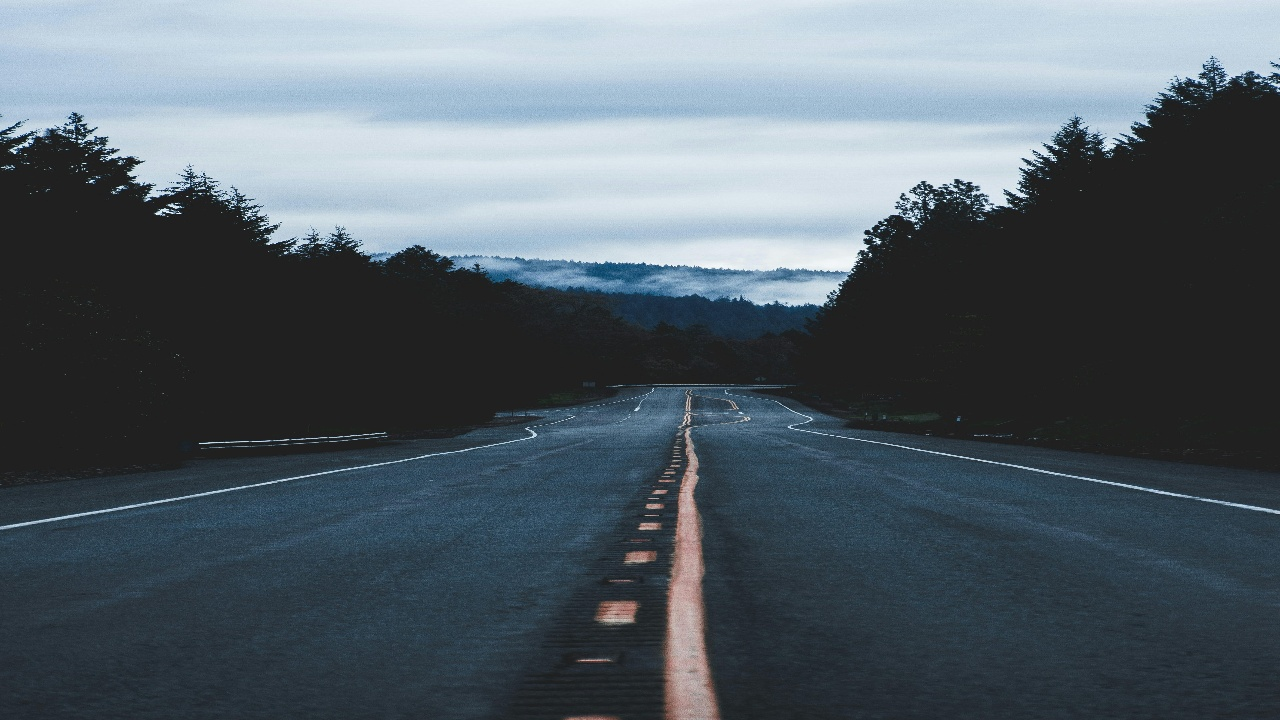
#> input picture input_images/road_01.jpg, 1280 x 720 px; its folder holds only this picture in this run
$ python gui_tuner.py
#> lines starting #> are read from the running program, lines starting #| are printed output that depends on the picture; after the words box and inside, x2 and y2 are one past the last pixel; in counts of white or black regions, pixels touching at a corner belong together
import cv2
import numpy as np
import os
from skimage.segmentation import slic
from skimage.util import img_as_float

# 讀取圖片
input_dir = "input_images"
image_files = sorted([f for f in os.listdir(input_dir) if f.endswith(".jpg")])
if not image_files:
    print("找不到圖片，請確認 input_images 資料夾內有 .jpg 檔案。")
    exit()

cv2.namedWindow('Tuning Parameter GUI', cv2.WINDOW_NORMAL)
cv2.resizeWindow('Tuning Parameter GUI', 600, 800)

def nothing(x):
    pass

# 建立滑桿 (Trackbars)
cv2.createTrackbar('Image_Idx', 'Tuning Parameter GUI', 0, len(image_files)-1, nothing)
cv2.createTrackbar('SLIC_N', 'Tuning Parameter GUI', 500, 1000, nothing)
cv2.createTrackbar('SLIC_Comp', 'Tuning Parameter GUI', 15, 50, nothing)

# HSV 範圍調整
cv2.createTrackbar('H_min', 'Tuning Parameter GUI', 0, 180, nothing)
cv2.createTrackbar('S_min', 'Tuning Parameter GUI', 0, 255, nothing)
cv2.createTrackbar('V_min', 'Tuning Parameter GUI', 40, 255, nothing)
cv2.createTrackbar('H_max', 'Tuning Parameter GUI', 180, 180, nothing)
cv2.createTrackbar('S_max', 'Tuning Parameter GUI', 45, 255, nothing)
cv2.createTrackbar('V_max', 'Tuning Parameter GUI', 170, 255, nothing)

# ROI 與投票門檻
cv2.createTrackbar('ROI_Top%', 'Tuning Parameter GUI', 50, 100, nothing)
cv2.createTrackbar('Vote_Ratio%', 'Tuning Parameter GUI', 30, 100, nothing)

last_idx = -1
last_slic_n = -1
last_slic_comp = -1
segments = None
image = None
rgb = None
hsv = None

print("========================================")
print("GUI 調參工具已啟動！")
print("請在跳出的視窗中拉動滑桿調整參數。")
print("為保證流暢度，預覽圖已縮小為 640x360。")
print("按下 'ESC' 鍵即可關閉視窗退出。")
print("========================================")

while True:
    idx = cv2.getTrackbarPos('Image_Idx', 'Tuning Parameter GUI')
    slic_n = cv2.getTrackbarPos('SLIC_N', 'Tuning Parameter GUI')
    slic_comp = cv2.getTrackbarPos('SLIC_Comp', 'Tuning Parameter GUI')

    # 避免 SLIC 參數為 0 導致報錯
    if slic_n < 10: slic_n = 10
    if slic_comp < 1: slic_comp = 1

    h_min = cv2.getTrackbarPos('H_min', 'Tuning Parameter GUI')
    s_min = cv2.getTrackbarPos('S_min', 'Tuning Parameter GUI')
    v_min = cv2.getTrackbarPos('V_min', 'Tuning Parameter GUI')
    h_max = cv2.getTrackbarPos('H_max', 'Tuning Parameter GUI')
    s_max = cv2.getTrackbarPos('S_max', 'Tuning Parameter GUI')
    v_max = cv2.getTrackbarPos('V_max', 'Tuning Parameter GUI')

    roi_top = cv2.getTrackbarPos('ROI_Top%', 'Tuning Parameter GUI') / 100.0
    vote_ratio = cv2.getTrackbarPos('Vote_Ratio%', 'Tuning Parameter GUI') / 100.0

    # 當切換圖片時，重新讀取圖片
    if idx != last_idx:
        img_path = os.path.join(input_dir, image_files[idx])
        original_image = cv2.imread(img_path)
#> original_image is the input picture: shape (720, 1280, 3); mean B, G, R 105.5, 97, 85.6
        # 縮小圖片一半以加快即時運算速度 (640x360)
        image = cv2.resize(original_image, (640, 360))

        # 這裡不套用 CLAHE，因為我們想直接透過 HSV 找到最真實的路面顏色
        rgb = cv2.cvtColor(image, cv2.COLOR_BGR2RGB)
        hsv = cv2.cvtColor(image, cv2.COLOR_BGR2HSV)
#> hsv: shape (360, 640, 3); mean H, S, V 77.3, 50.5, 106

        last_idx = idx
        last_slic_n = -1 # 強制重新計算 SLIC

    # 當 SLIC 參數改變時，重新計算 SLIC 分群 (這步較耗時)
    if slic_n != last_slic_n or slic_comp != last_slic_comp:
        img_float = img_as_float(rgb)
        segments = slic(img_float, n_segments=slic_n, compactness=slic_comp, sigma=1, start_label=1, channel_axis=2)
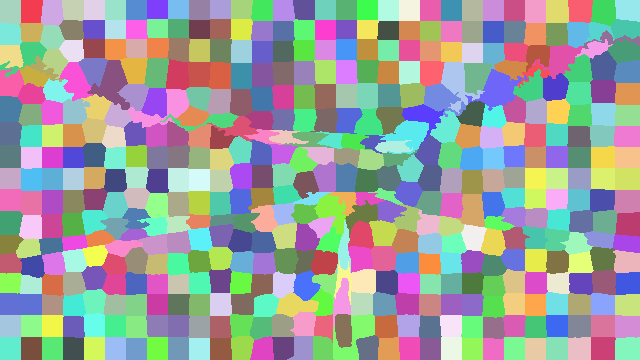
#> segments: shape (360, 640) int64; 489 distinct labels, from 1 to 489; one colour per label, 0 black
        last_slic_n = slic_n
        last_slic_comp = slic_comp

    h, w = image.shape[:2]

    # 1. HSV 遮罩 (原始過濾)
    lower = np.array([h_min, s_min, v_min])
    upper = np.array([h_max, s_max, v_max])
    color_mask = cv2.inRange(hsv, lower, upper)
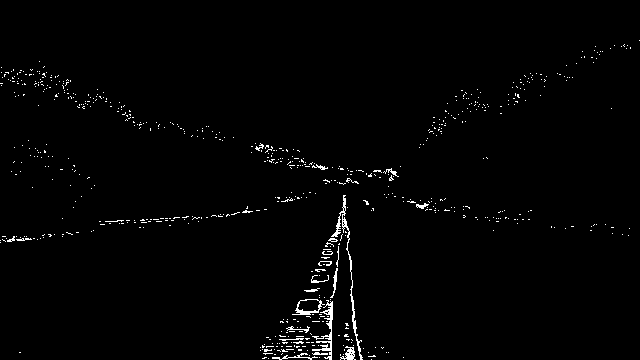
#> color_mask: shape (360, 640); 1.4% white in thin lines or dots, all inside (x1, y1, x2, y2) = (0, 40, 640, 360)

    # 2. ROI 空間遮罩 (切除上方天空與遠景)
    roi_mask = np.zeros((h, w), dtype=np.uint8)
    roi_mask[int(h * roi_top):, :] = 255
    color_mask = cv2.bitwise_and(color_mask, roi_mask)
#> color_mask: shape (360, 640); 1.1% white in thin lines or dots, all inside (x1, y1, x2, y2) = (0, 180, 630, 360)

    # 3. 超像素投票
    mask = np.zeros((h, w), dtype=np.uint8)
    for seg_val in np.unique(segments):
        region = (segments == seg_val)
        ratio = np.mean(color_mask[region] > 0)
        if ratio > vote_ratio:
            mask[region] = 255
#> this loop made 489 passes
#> ratio on passes 1 to 3: 0, 0, 0
#> pass 1, `region = (segments == seg_val)`:
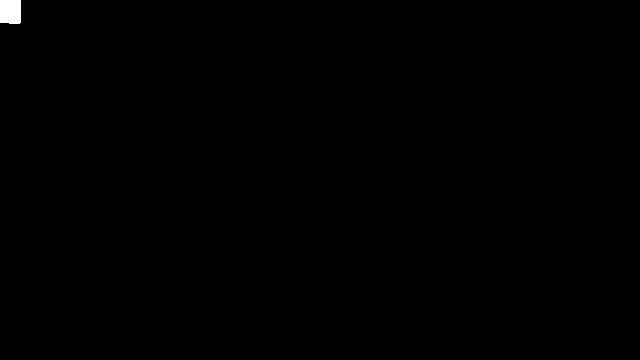
#> region: shape (360, 640) bool; 0.21% white; 1 white region, box (x1, y1, x2, y2) and area: (0, 0, 21, 24) 494
#> after the loop:
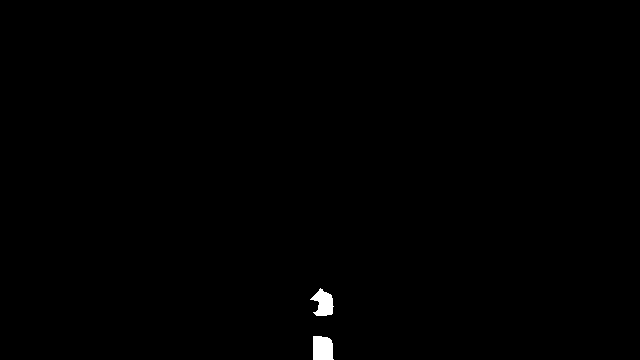
#> mask: shape (360, 640); 0.38% white; 2 white regions, box (x1, y1, x2, y2) and area: (313, 336, 334, 360) 457, (310, 288, 334, 316) 408

    # 4. 形態學清理
    kernel = np.ones((5, 5), np.uint8)
    mask = cv2.morphologyEx(mask, cv2.MORPH_CLOSE, kernel)
#> mask: shape (360, 640); 0.38% white; 2 white regions, box (x1, y1, x2, y2) and area: (313, 336, 334, 360) 457, (310, 288, 334, 316) 411
    mask = cv2.morphologyEx(mask, cv2.MORPH_OPEN, kernel)
#> mask: shape (360, 640); 0.37% white; 2 white regions, box (x1, y1, x2, y2) and area: (313, 336, 333, 360) 456, (314, 291, 333, 316) 385

    # 5. 最大連通區篩選
    num_labels, labels, stats, _ = cv2.connectedComponentsWithStats(mask)
#> labels: shape (360, 640) int32; 3 distinct labels, from 0 to 2
#> num_labels = 3; stats = [[0, 0, 640, 360, 229559], [314, 291, 19, 25, 385], [313, 336, 20, 24, 456]]
    if num_labels > 1:
        areas = stats[1:, cv2.CC_STAT_AREA]
#> areas = [385, 456]
        sorted_indices = np.argsort(areas)[::-1]
#> sorted_indices = [1, 0]
        best_label = 1
        for sid in sorted_indices:
            label_idx = sid + 1
            if stats[label_idx, cv2.CC_STAT_TOP] + stats[label_idx, cv2.CC_STAT_HEIGHT]/2 > h * 0.5:
                best_label = label_idx
                break
#> this loop made 1 pass
#> (label_idx, best_label) on pass 1: (2, 2)
        final_mask = (labels == best_label).astype(np.uint8) * 255
#> final_mask: shape (360, 640); 0.2% white; 1 white region, box (x1, y1, x2, y2) and area: (313, 336, 333, 360) 456
    else:
        final_mask = mask

    # 6. 結果疊加顯示
    overlay = image.copy()
    overlay[final_mask > 0] = [0, 0, 255] # 疊加紅色
#> overlay: shape (360, 640, 3); mean B, G, R 105.5, 97, 86.2
    output = cv2.addWeighted(overlay, 0.4, image, 0.6, 0)

    # 排版顯示：左上(原圖 HSV遮罩結果) 右上(最終輸出)
    color_mask_bgr = cv2.cvtColor(color_mask, cv2.COLOR_GRAY2BGR)

    # 寫上文字標示
    cv2.putText(color_mask_bgr, "1. HSV + ROI Mask", (10, 30), cv2.FONT_HERSHEY_SIMPLEX, 0.8, (0, 255, 0), 2)
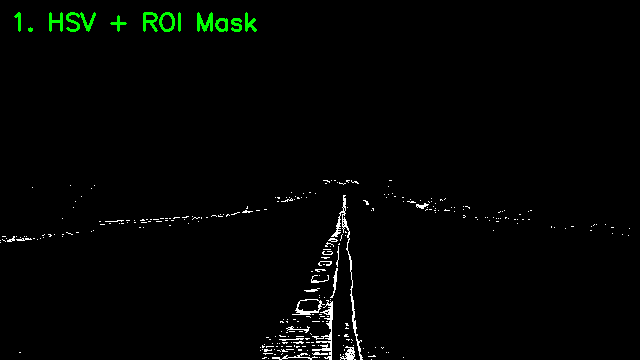
#> color_mask_bgr: shape (360, 640, 3); mean B, G, R 2.7, 4.3, 2.7
    cv2.putText(output, "2. Final Overlay", (10, 30), cv2.FONT_HERSHEY_SIMPLEX, 0.8, (0, 255, 0), 2)
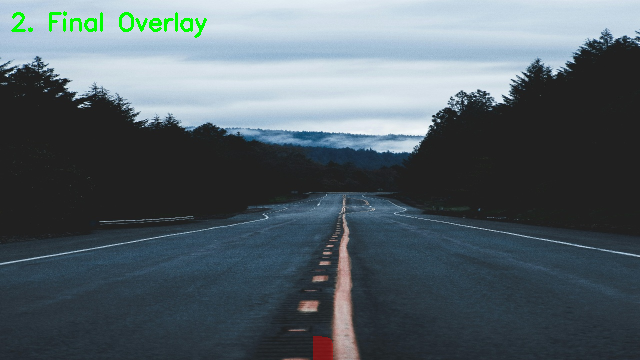
#> output: shape (360, 640, 3); mean B, G, R 104.4, 97.3, 84.8

    # 水平合併顯示
    combined = np.hstack((color_mask_bgr, output))
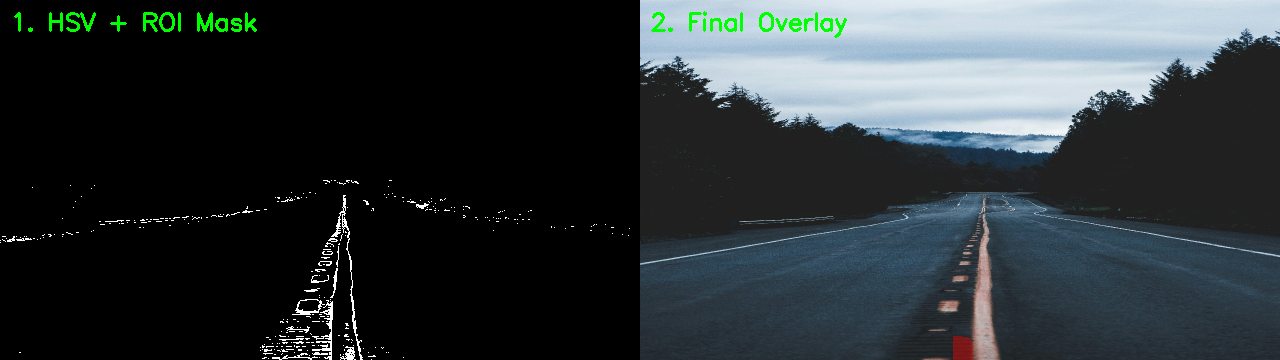
#> combined: shape (360, 1280, 3); mean B, G, R 53.5, 50.8, 43.8
    cv2.imshow('Tuning Parameter GUI', combined)

    key = cv2.waitKey(1) & 0xFF
#> (key Esc is pressed here)
    if key == 27: # 按下 ESC 鍵退出
        # 離開前在終端機印出最後調整的參數
        print("\n--- 您最後選擇的參數 ---")
        print(f"SLIC_N (分群數): {slic_n}")
        print(f"SLIC_Comp (緊密度): {slic_comp}")
        print(f"HSV Lower: [{h_min}, {s_min}, {v_min}]")
        print(f"HSV Upper: [{h_max}, {s_max}, {v_max}]")
        print(f"ROI_Top%: {roi_top}")
        print(f"Vote_Ratio (投票門檻): {vote_ratio}")
        print("------------------------\n")
        break

cv2.destroyAllWindows()

$ run again, on input_images/road_05.jpg
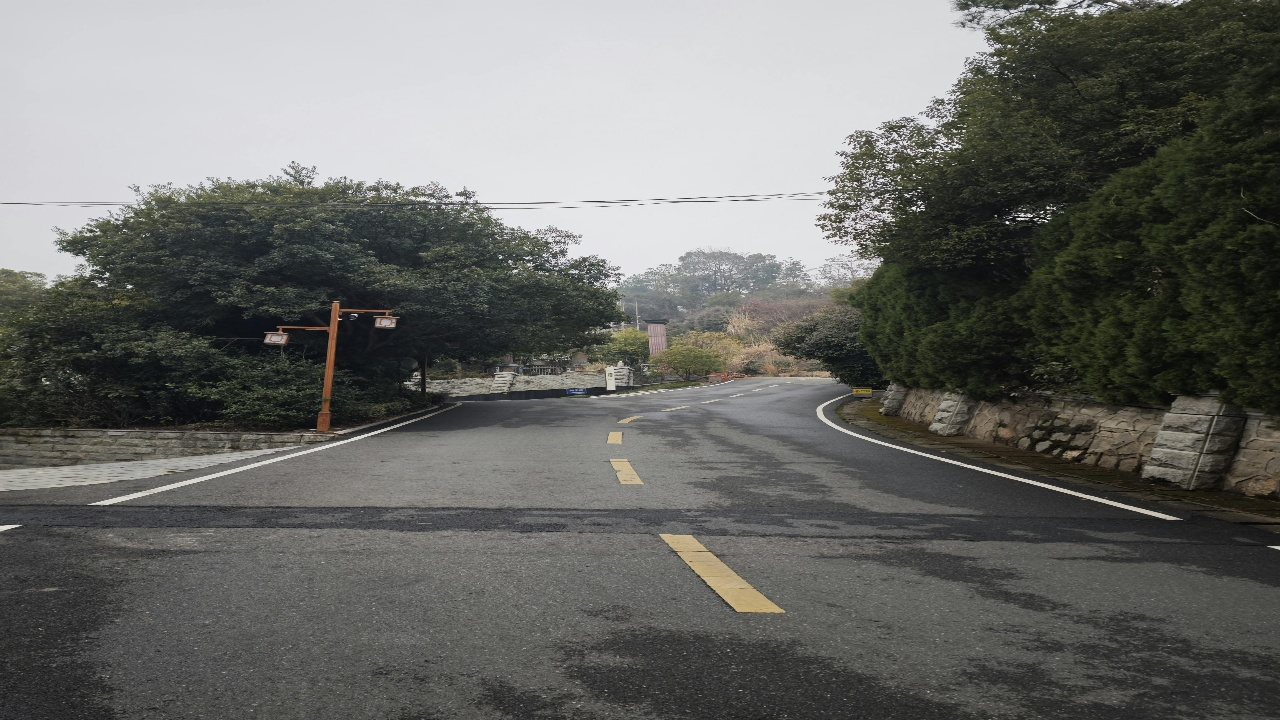
#> input picture input_images/road_05.jpg, 1280 x 720 px
#> original_image is the input picture: shape (720, 1280, 3); mean B, G, R 103.2, 106.7, 106
#> hsv: shape (360, 640, 3); mean H, S, V 57.2, 25.9, 108.4
#> segments: shape (360, 640) int64; 491 distinct labels, from 1 to 491
#> `color_mask = cv2.bitwise_and(color_mask, roi_mask)`:
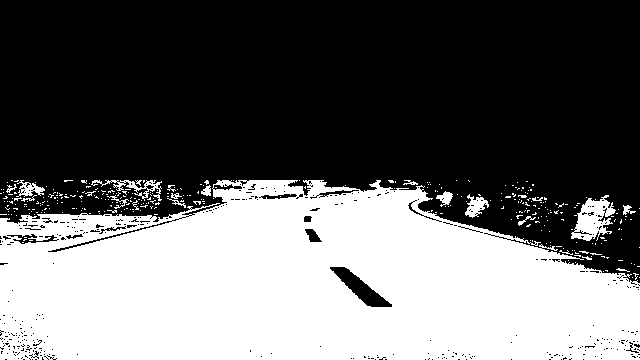
#> color_mask: shape (360, 640); 40.4% white; 337 white regions (314 under 20 px), largest, box (x1, y1, x2, y2) and area: (0, 180, 640, 360) 89479, (571, 195, 616, 241) 1094, (91, 180, 162, 201) 392
#> the loop `for seg_val in np.unique(segments):` made 491 passes
#> ratio on passes 1 to 3: 0, 0, 0
#> labels: shape (360, 640) int32; 4 distinct labels, from 0 to 3
#> num_labels = 4; stats = [[0, 0, 640, 306, 134360], [0, 163, 640, 197, 93864], [123, 175, 39, 30, 820], [572, 198, 44, 42, 1356]]
#> areas = [93864, 820, 1356]
#> sorted_indices = [0, 2, 1]
#> the loop `for sid in sorted_indices:` made 1 pass
#> (label_idx, best_label) on pass 1: (1, 1)
#> final_mask: shape (360, 640); 40.7% white; 1 white region, box (x1, y1, x2, y2) and area: (0, 163, 640, 360) 93864
#> `combined = np.hstack((color_mask_bgr, output))`:
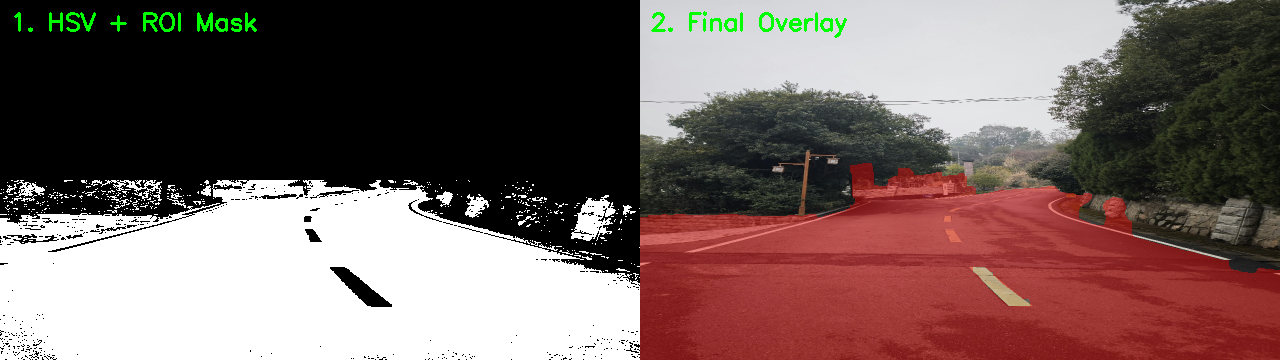
#> combined: shape (360, 1280, 3); mean B, G, R 95.6, 98.7, 117.6

$ run again, on input_images/road_06.jpg
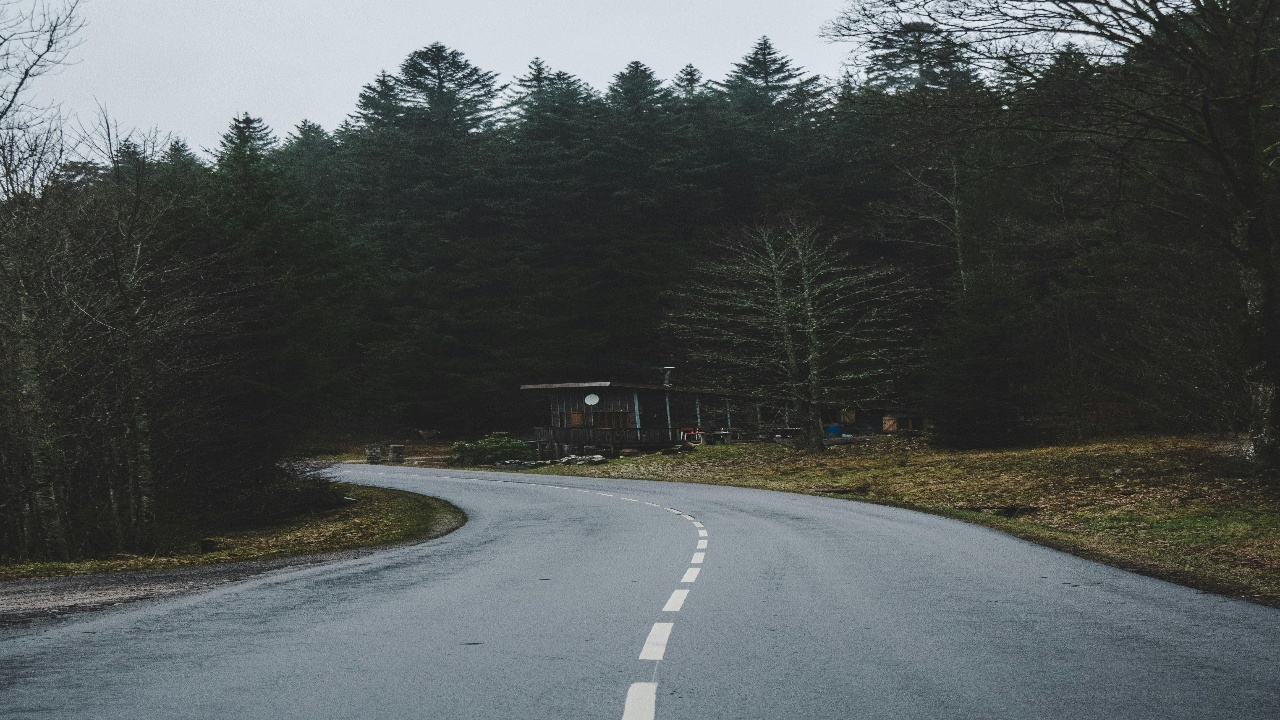
#> input picture input_images/road_06.jpg, 1280 x 720 px
#> original_image is the input picture: shape (720, 1280, 3); mean B, G, R 85.5, 85.7, 80.7
#> hsv: shape (360, 640, 3); mean H, S, V 65.6, 30.9, 89.1
#> segments: shape (360, 640) int64; 489 distinct labels, from 1 to 489
#> `color_mask = cv2.bitwise_and(color_mask, roi_mask)`:
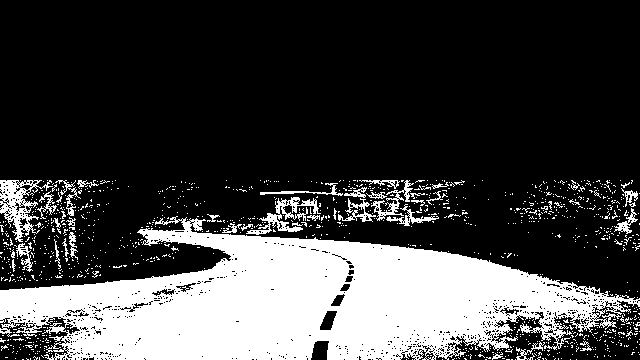
#> color_mask: shape (360, 640); 25.8% white; 1121 white regions (1079 under 20 px), largest, box (x1, y1, x2, y2) and area: (0, 216, 640, 360) 51094, (0, 180, 53, 242) 1209, (246, 197, 321, 235) 816
#> the loop `for seg_val in np.unique(segments):` made 489 passes
#> ratio on passes 1 to 3: 0, 0, 0
#> labels: shape (360, 640) int32; 6 distinct labels, from 0 to 5
#> num_labels = 6; stats = [[0, 0, 640, 360, 164532], [0, 167, 63, 89, 3212], [357, 186, 65, 41, 1886], [0, 190, 640, 170, 59888], [614, 213, 26, 18, 414], [63, 232, 21, 23, 468]]
#> areas = [3212, 1886, 59888, 414, 468]
#> sorted_indices = [2, 0, 1, 4, 3]
#> the loop `for sid in sorted_indices:` made 1 pass
#> (sid, label_idx, best_label) on pass 1: (2, 3, 3)
#> final_mask: shape (360, 640); 26% white; 1 white region, box (x1, y1, x2, y2) and area: (0, 190, 640, 360) 59888
#> `combined = np.hstack((color_mask_bgr, output))`:
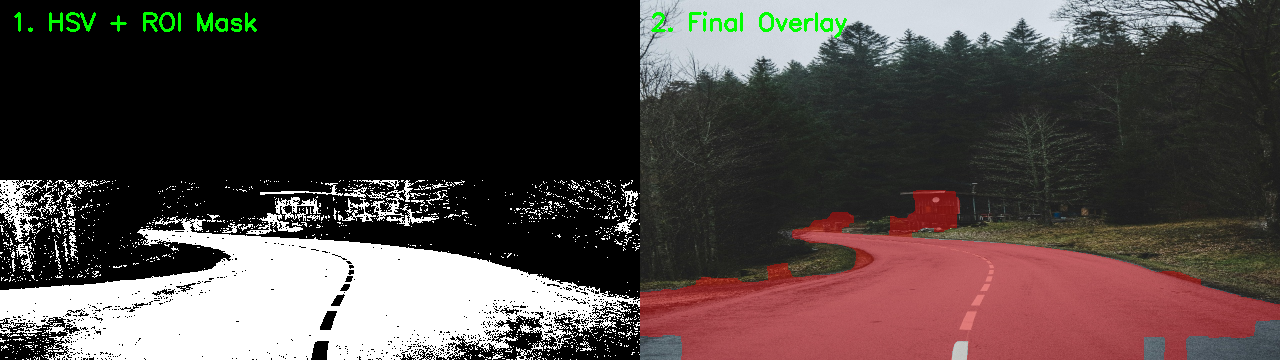
#> combined: shape (360, 1280, 3); mean B, G, R 68.3, 70.2, 80.1
